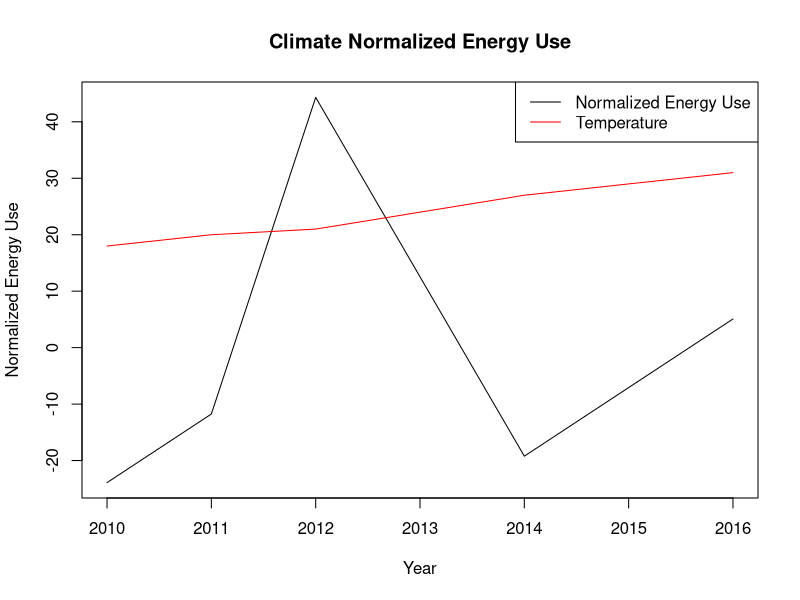

R code for this plot:
## ---- chunk 1
df <- data.frame(time = c("2010", "2011", "2012", "2013", "2014", "2015", "2016"),
                 energy_use = c(200, 300, 400, 500, 600, 700, 800),
                 temperature = c(18, 20, 21, 24, 27, 29, 31))
## ---- chunk 2
# Train the linear regression model
model <- lm(energy_use ~ temperature, data = df)
## ---- chunk 3
# Predict energy use based on the model
predicted_energy <- predict(model, newdata = df)

# Normalize energy use data
normalized_energy <- df$energy_use - predicted_energy
## ---- chunk 4
# Compare normalized energy use and temperature
plot(df$time, normalized_energy, type = "l", xlab = "Year", ylab = "Normalized Energy Use", main = "Climate Normalized Energy Use")
lines(df$time, df$temperature, col = "red")
legend("topright", legend = c("Normalized Energy Use", "Temperature"), col = c("black", "red"), lty = 1)

# Calculate correlation between normalized energy use and temperature
correlation <- cor(normalized_energy, df$temperature)
